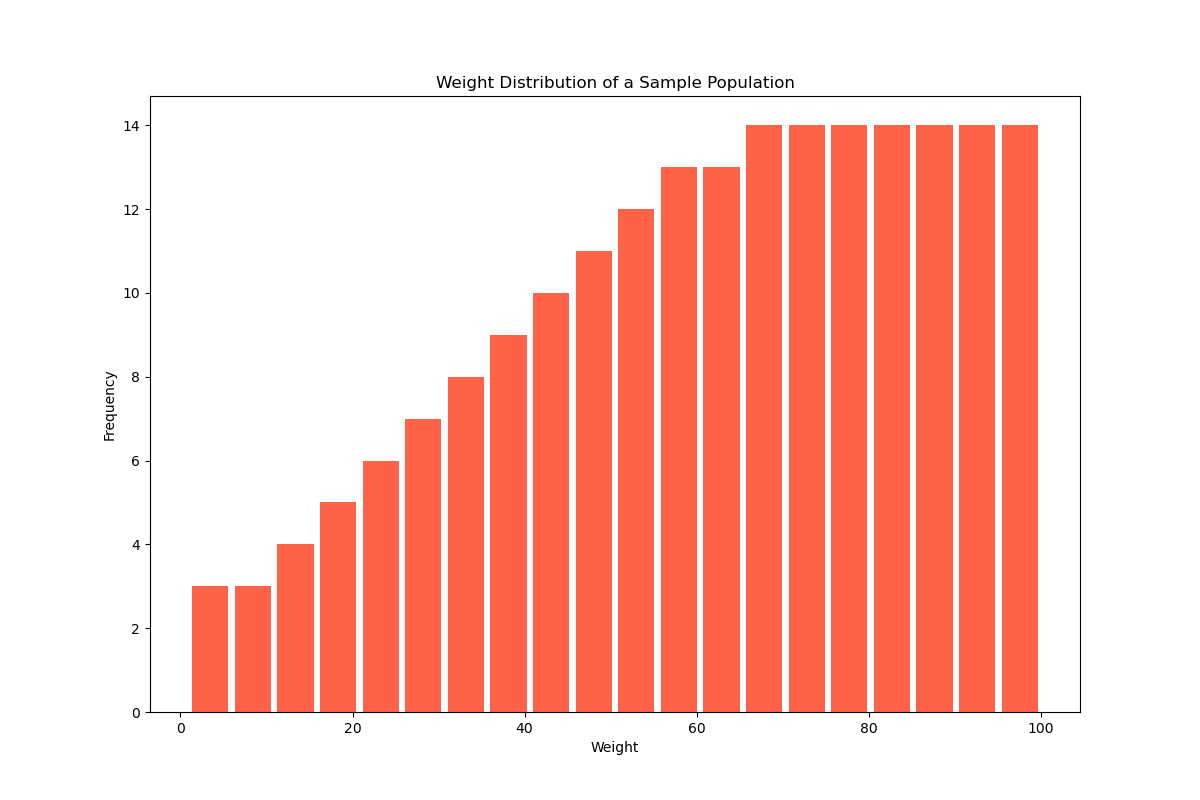

Write Python code to recreate this figure.
import matplotlib.pyplot as plt

# Data points
weights = [
    70, 80, 75, 85, 90, 95, 100, 60, 65, 70, 75, 80, 85, 90, 95, 100, 55, 60, 65, 70, 75, 80, 85, 90, 95, 100, 
    50, 55, 60, 65, 70, 75, 80, 85, 90, 95, 100, 45, 50, 55, 60, 65, 70, 75, 80, 85, 90, 95, 100, 
    40, 45, 50, 55, 60, 65, 70, 75, 80, 85, 90, 95, 100, 35, 40, 45, 50, 55, 60, 65, 70, 75, 80, 85, 90, 95, 100, 
    30, 35, 40, 45, 50, 55, 60, 65, 70, 75, 80, 85, 90, 95, 100, 25, 30, 35, 40, 45, 50, 55, 60, 65, 70, 75, 80, 85, 90, 95, 100, 
    20, 25, 30, 35, 40, 45, 50, 55, 60, 65, 70, 75, 80, 85, 90, 95, 100, 15, 20, 25, 30, 35, 40, 45, 50, 55, 60, 65, 70, 75, 80, 85, 90, 95, 100, 
    10, 15, 20, 25, 30, 35, 40, 45, 50, 55, 60, 65, 70, 75, 80, 85, 90, 95, 100, 5, 10, 15, 20, 25, 30, 35, 40, 45, 50, 55, 60, 65, 70, 75, 80, 85, 90, 95, 100, 
    1, 5, 10, 15, 20, 25, 30, 35, 40, 45, 50, 55, 60, 65, 70, 75, 80, 85, 90, 95, 100
]

# Set up the figure size and resolution
plt.figure(figsize=(12, 8), dpi=100)

# Create histogram with vertical bars
plt.hist(weights, bins=20, color='#FF6347', orientation='vertical', rwidth=0.85)

# Customize the histogram
plt.title('Weight Distribution of a Sample Population')
plt.xlabel('Weight')
plt.ylabel('Frequency')

# Show the histogram
plt.show()
